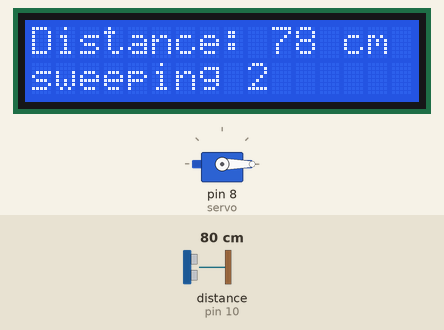
Simulated run of this sketch. Board: Arduino Uno, built with avr-gcc and run on an emulated ATmega328P. Shown: 16×2 character LCD, servo. Wiring (inferred from the names in the program): ultrasonic range finder: trigger pin 9; echo pin 10. The inputs (shaded band) are chosen by the test bench; at power-on: distance to the obstacle (sensor on pin 10) 80 cm. The echo pulse lasts 58.3 µs per cm.

Above: at 6.8 s.
6.9 s: distance to the obstacle (sensor on pin 10) set to 54 cm
At 7.3 s:
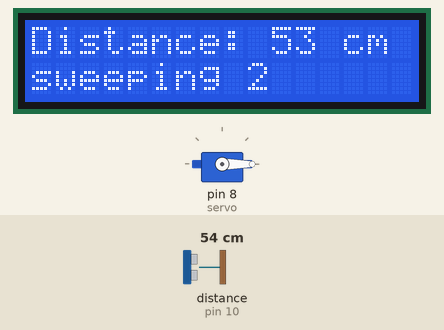
8.4 s: distance to the obstacle (sensor on pin 10) set to 48 cm
At 9.3 s:
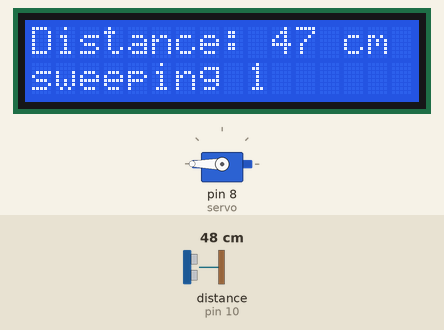
9.9 s: distance to the obstacle (sensor on pin 10) set to 2 cm
At 10.7 s:
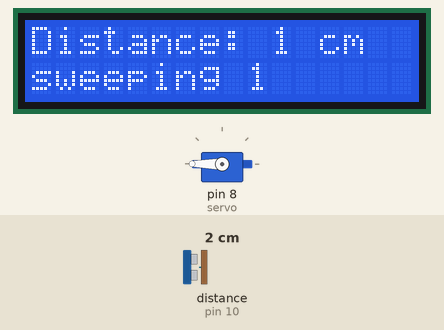
Timing chart, 0 to 12.9 s (numbered marks = the images above; inputs shaded):
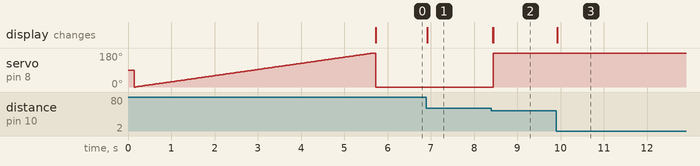

The sketch:

test_arm_ultra_icd.ino
```cpp
/*
* Ultrasonic Sensor HC-SR04 and Arduino Tutorial
*
* by Dejan Nedelkovski,
* www.HowToMechatronics.com
*
*/

#include <LiquidCrystal.h> // includes the LiquidCrystal Library
#include <LiquidCrystal_I2C.h>
#include <Servo.h>

Servo servo;

//LiquidCrystal lcd(1, 2, 4, 5, 6, 7); // Creates an LCD object. Parameters: (rs, enable, d4, d5, d6, d7)
LiquidCrystal_I2C lcd(0x27,16,2);  // set the LCD address to 0x27 for a 16 chars and 2 line display

const int trigPin = 9;
const int echoPin = 10;

int pos = 0;

long duration;
int distanceCm, distanceInch;

void setup() {
  //lcd.begin(16,2); // Initializes the interface to the LCD screen, and specifies the dimensions (width and height) of the display
  lcd.init();
  lcd.init();
  lcd.backlight();

  servo.attach(8);

  pinMode(trigPin, OUTPUT);
  pinMode(echoPin, INPUT);
  Serial.println("setting up!!");

  for (pos = 0; pos <= 180; pos += 1) { // goes from 0 degrees to 180 degrees
    // in steps of 1 degree
    Serial.println("test sweeping...");
    lcd.setCursor(0,0); // Sets the location at which subsequent text written to the LCD will be displayed
    lcd.print("test sweeping...");
    servo.write(pos);              // tell servo to go to position in variable 'pos'
    delay(15);                       // waits 15ms for the servo to reach the position
  }
}

void loop() {
//  for (pos = 0; pos <= 180; pos += 10) { // goes from 0 degrees to 180 degrees
//    // in steps of 1 degree
//    servo.write(pos);              // tell servo to go to position in variable 'pos'
//    Serial.println("test sweeping... 1");
//    delay(15);                       // waits 15ms for the servo to reach the position
//  }
//  for (pos = 180; pos >= 0; pos -= 10) { // goes from 180 degrees to 0 degrees
//    servo.write(pos);              // tell servo to go to position in variable 'pos'
//    Serial.println("test sweeping... 2");
//    delay(15);                       // waits 15ms for the servo to reach the position
//  }

  digitalWrite(trigPin, LOW);
  delayMicroseconds(2);

  digitalWrite(trigPin, HIGH);
  delayMicroseconds(10);
  digitalWrite(trigPin, LOW);

  duration = pulseIn(echoPin, HIGH);
  distanceCm= duration*0.034/2;

  lcd.setCursor(0,0); // Sets the location at which subsequent text written to the LCD will be displayed
  lcd.print("Distance: "); // Prints string "Distance" on the LCD
  lcd.print(distanceCm); // Prints the distance value from the sensor
  lcd.print(" cm  ");
  delay(10);

  if (distanceCm <= 50 && distanceCm >= 0) {
    lcd.setCursor(0,1);
    lcd.print("sweeping 1");
    servo.write(180);
//    for (pos = 0; pos <= 180; pos += 60) { // goes from 0 degrees to 180 degrees
//    // in steps of 1 degree
//      servo.write(pos);              // tell servo to go to position in variable 'pos'
//      Serial.println("sweeping 1");
//      delay(15);                       // waits 15ms for the servo to reach the position
//    }
  } else {
    lcd.setCursor(0,1);
    lcd.print("sweeping 2");
    servo.write(0);
  }
  delay(60);
}
```

Measured:
- the behaviour switches between 52 and 51 cm on distance to the obstacle (sensor on pin 10) (found by bisection; images 1 and 2)
- after the input at 6.9 s, the display: changes at once (image 1)
- after the input at 8.4 s, servo on pin 8 (servo): 0° → 180° after 0.05 s; the display: first changes at once (image 2 shows a later state)
- after the input at 9.9 s, the display: changes at once (image 3)
